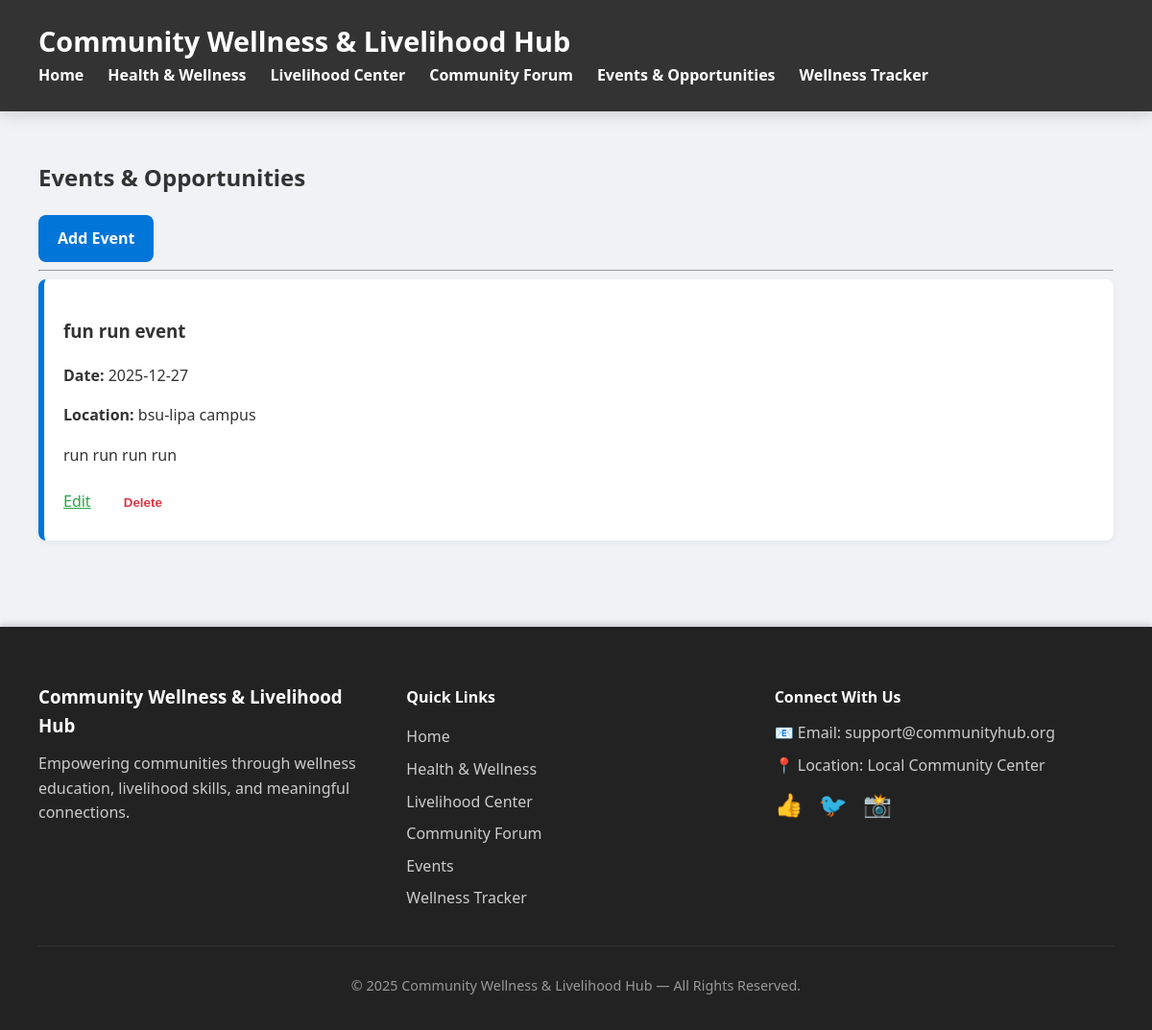
Page /events/ on the earlier database version.
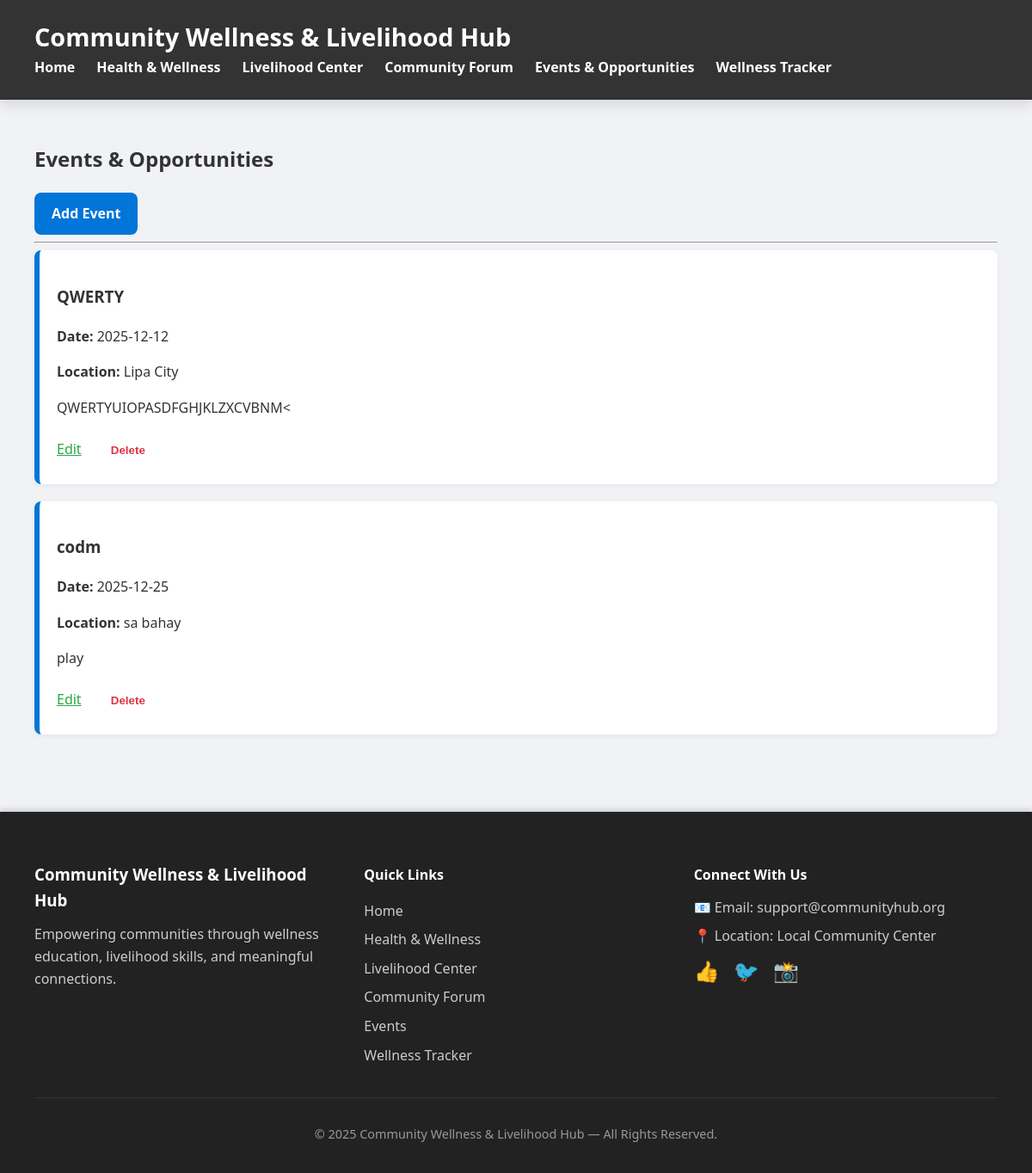
Same page on the later database version.
### models.py (models this page shows)
class Event(db.Model):
    id = db.Column(db.Integer, primary_key=True)
    title = db.Column(db.String(100), nullable=False)
    description = db.Column(db.Text)
    event_date = db.Column(db.String(20), nullable=False)
    location = db.Column(db.String(100), nullable=False)

### app.py (the view)
@event_bp.route("/")
def events():
    events = Event.query.all()
    return render_template("events.html", events=events)

### Templates/events.html (shortened to what this page needs)
{% extends "base.html" %}
{% block content %}
<h2>Events & Opportunities</h2>
<a href="/events/add" class="button">Add Event</a>
<hr>
{% if events %}
    {% for e in events %}
        <div class="card">
            <h3>{{ e.title }}</h3>
            <p><b>Date:</b> {{ e.event_date }}</p>
            <p><b>Location:</b> {{ e.location }}</p>
            {% if e.description %}
                <p>{{ e.description }}</p>
            {% endif %}
            <a href="{{ url_for('events.edit_event', event_id=e.id) }}"
               style="color:#28a745; margin-right:10px;">Edit</a>
            <form action="{{ url_for('events.delete_event', event_id=e.id) }}" method="POST"
                  style="display:inline;" onsubmit="return confirm('Delete event?');">
                <button style="background:none; border:none; color:#dc3545; cursor:pointer;">
                    Delete
                </button>
            </form>
        </div>
    {% endfor %}
{% else %}
    <p>No events yet. Add one!</p>
{% endif %}
{% endblock %}

Differences in the rows shown:
removed Event: title "fun run event", event_date "2025-12-27", location "bsu-lipa campus", description "run run run run"
added Event: title "QWERTY", event_date "2025-12-12", location "Lipa City", description "QWERTYUIOPASDFGHJKLZXCVBNM<"
added Event: title "codm", event_date "2025-12-25", location "sa bahay", description "play"
